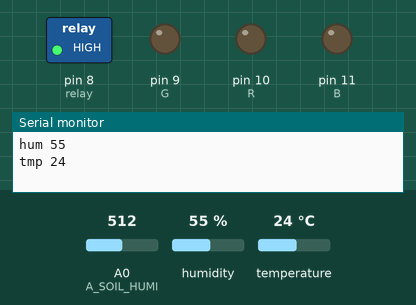
This sketch was run on a simulated Arduino Uno, built with avr-gcc and run on an emulated ATmega328P. On the bench: switched loads named in the sketch (green lamp = pin HIGH), output pins drawn as LEDs (lit = HIGH), the last lines printed to the serial monitor. The test bench sets the inputs (shaded band); at power-on: A0 (A_SOIL_HUMI) = 512, humidity 55 %, temperature 24 °C.

Above: at 3.2 s.
3.3 s: A0 (A_SOIL_HUMI) set to 866
7.5 s: A0 (A_SOIL_HUMI) set to 898
At 9.58 s:
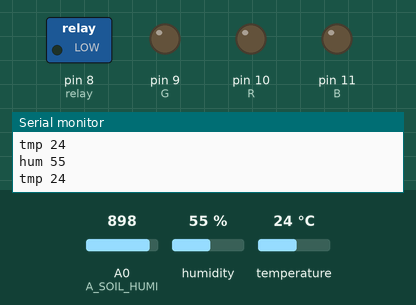
15.0 s: A0 (A_SOIL_HUMI) set to 716
At 15.9 s:
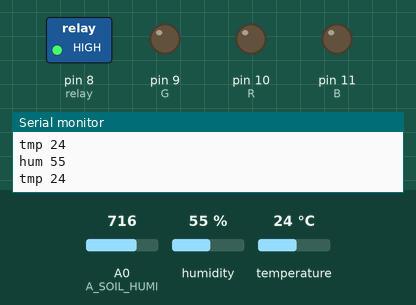
17.0 s: A0 (A_SOIL_HUMI) set to 900
At 20.08 s:
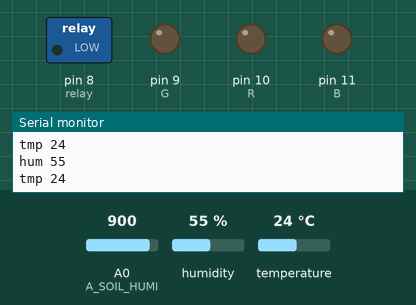
Timing chart, 0 to 25.5 s (numbered marks = the images above; inputs shaded):
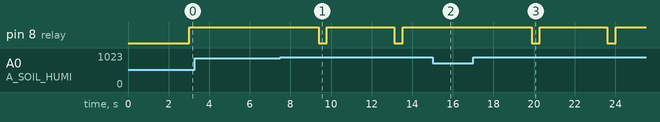

The sketch:

capstone.ino
```cpp
#include "DHT.h"
#include <SPI.h>
#include <Wire.h>
#include <LiquidCrystal_I2C.h>
#include <SoftwareSerial.h>
#define A_SOIL_HUMI A0

int relay = 8;
int R = 10; //red
int G = 9; //green
int B = 11; //blue

LiquidCrystal_I2C lcd(0x27, 16, 2);

DHT dht(7, DHT11);

SoftwareSerial BT(2,3); //tx,rx
int soilHumidity;
int h;  //readHumidity
int t;  //readTemperature
int tmp;
/*디지털핀 초기화하기*/
void initPin() {
  pinMode(R, OUTPUT);
  pinMode(G, OUTPUT);
  pinMode(B, OUTPUT);

  digitalWrite(R, LOW);
  digitalWrite(G, LOW);
  digitalWrite(B, LOW);
}
//온습도 센서 값
void dht_value(){
  h = dht.readHumidity();
  t = dht.readTemperature();
  Serial.print("hum ");
  Serial.println(h);
  Serial.print("tmp ");
  Serial.println(t);
  /*if(Serial.available()){
    BT.write(Serial.read());
  }
  if(Serial.available()){
    tmp=BT.read();
    if(tmp=='A'){
      BT.print(h);
    }
  }*/
  BT.print(h);
  BT.print(t);
  delay(1000);
}

/*void printLcd() {
  //lcd.init();
  lcd.clear();
  lcd.backlight();
  lcd.setCursor(0, 0);
  lcd.print("Moisture : ");
  lcd.print(soilHumidity);
  lcd.print("%");
  lcd.setCursor(0, 1);
  if(soilHumidity < 20) lcd.print("Need Water");
  else if(soilHumidity < 50) lcd.print("Soil is Dry");
  else if(soilHumidity < 90) lcd.print("Soil is Wet");
  else lcd.print("Enough Water");
}*/

/*LCD 초기화하기*/
void initLcd() {
  lcd.init();
  lcd.backlight();
  lcd.setCursor(0, 0);
  lcd.print("Cap stone");
}

/*토양습도 계산하기*/
void calcSoilHumidity() {
  soilHumidity = map(analogRead(A_SOIL_HUMI), 1000, 400, 0, 100);
  /*Serial.print("hum:");
  Serial.print(soilHumidity);*/
  if(soilHumidity > 100) soilHumidity = 100;
  else if(soilHumidity < 0) soilHumidity = 0;
  //Serial.println(soilHumidity);
  //BT.write("soil:");
  //BT.write(soilHumidity);
}

void LED() {
  digitalWrite(R, HIGH);
  digitalWrite(G, LOW);
  digitalWrite(B, HIGH);
}

void setup() {
  Serial.begin(9600);
  BT.begin(9600);

  initPin();
  /*initLcd();
  lcd.init();
  lcd.clear();
  lcd.backlight();
  lcd.setCursor(0,0);
  lcd.print("LCD");*/

  dht.begin();
  delay(2000);
  pinMode(relay, OUTPUT);
}

void loop() {
  //온습도 값 불러오기
  dht_value();
  //토양습도 값 불러오기
  calcSoilHumidity();

  //printLcd();

  int lg=analogRead(A0);
  //조도센서를 통한 빛 감지
  //장마 & 구름 등으로 인해 어두워 졌을 경우 LED 점등
  if(lg<600 && lg>500){
    initPin();
  }
  //토양의 습도가 부족하다면 물을 공급
  if (soilHumidity < 20)
    {
      delay(300);
      lcd.clear();
      lcd.noBacklight();
      digitalWrite(relay, LOW);
      delay(400);
      digitalWrite(relay, HIGH);
      delay(2000);
      } else {
      digitalWrite(relay, HIGH);
      delay(2000);
     }
}
```

Measured:
- the behaviour switches between 880 and 881 on A0 (A_SOIL_HUMI) (found by bisection; images 0 and 1)
- after the input at 7.5 s, pin 8 (relay): alternates HIGH for 3.3 s and LOW for 0.40 s, starting after 1.9 s
- after the input at 15.0 s, pin 8 (relay): stays HIGH (without the input it goes to LOW after 1.9 s)
- after the input at 17.0 s, pin 8 (relay): alternates HIGH for 3.3 s and LOW for 0.40 s, starting after 2.9 s
